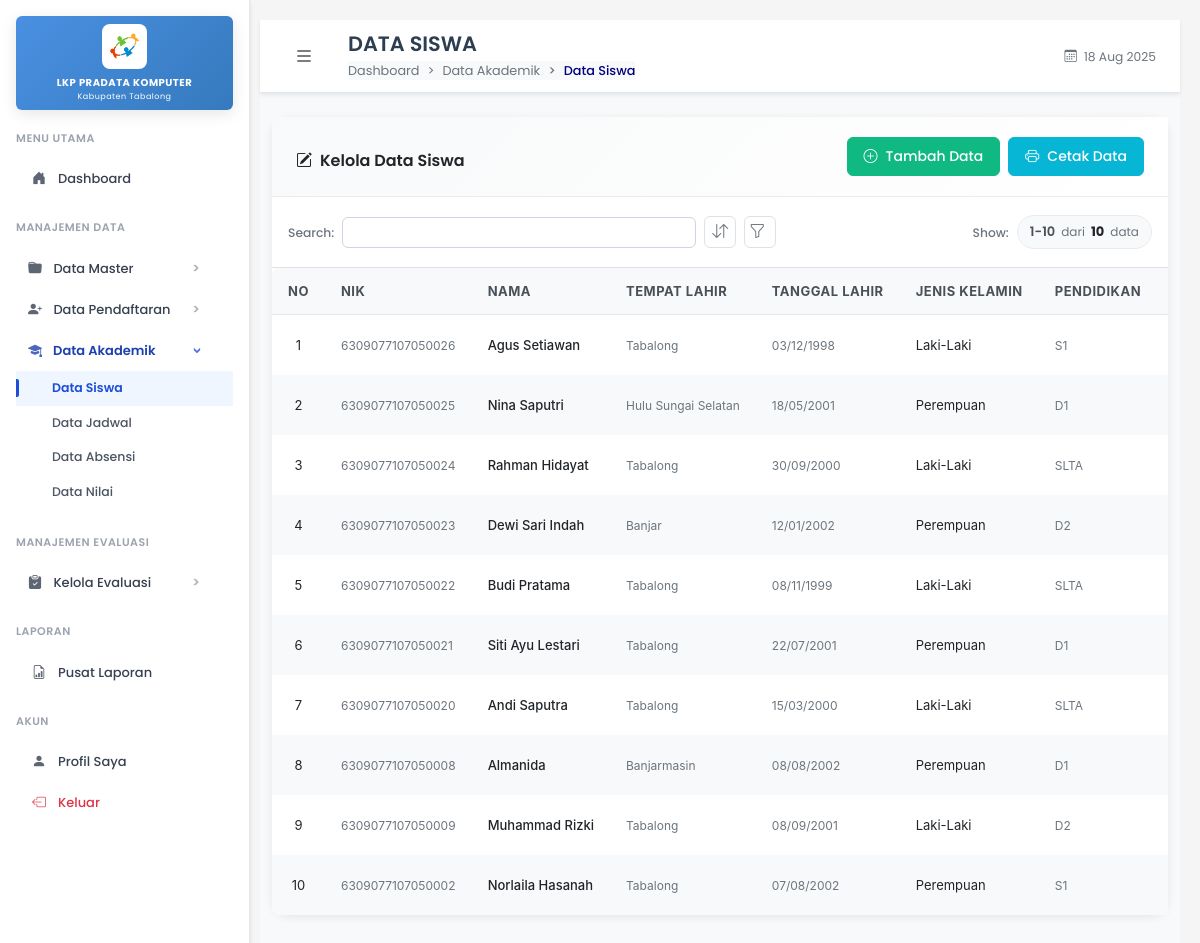
The app's page /pages/admin/siswa/index.php (signed in) with its own data.
### tables this page shows
CREATE TABLE `siswa` (
  `id_siswa` int(11) NOT NULL,
  `id_user` int(11) DEFAULT NULL,
  `id_kelas` int(11) DEFAULT NULL,
  `nik` varchar(16) DEFAULT NULL,
  `nama` varchar(100) DEFAULT NULL,
  `tempat_lahir` varchar(50) DEFAULT NULL,
  `tanggal_lahir` date DEFAULT NULL,
  `jenis_kelamin` enum('Laki-Laki','Perempuan') DEFAULT NULL,
  `pendidikan_terakhir` enum('SD','SLTP','SLTA','D1','D2','S1','S2','S3') DEFAULT NULL,
  `no_hp` varchar(20) DEFAULT NULL,
  `email` varchar(100) DEFAULT NULL,
  `alamat_lengkap` text DEFAULT NULL,
  `pas_foto` varchar(255) DEFAULT NULL,
  `ktp` varchar(255) DEFAULT NULL,
  `kk` varchar(255) DEFAULT NULL,
  `ijazah` varchar(255) DEFAULT NULL,
  `status_aktif` enum('aktif','nonaktif') DEFAULT NULL
);

### pages/admin/siswa/index.php (the view, shortened to what this page needs)
<?php
include '../../../includes/db.php';
$recordsPerPage = 20;
$currentPage = isset($_GET['page']) ? (int)$_GET['page'] : 1;
$currentPage = max(1, $currentPage);
$offset = ($currentPage - 1) * $recordsPerPage;
$countQuery = "SELECT COUNT(*) as total FROM siswa s
               LEFT JOIN user u ON s.id_user = u.id_user
               LEFT JOIN kelas k ON s.id_kelas = k.id_kelas
               LEFT JOIN gelombang g ON k.id_gelombang = g.id_gelombang";
$countResult = mysqli_query($conn, $countQuery);
$totalRecords = mysqli_fetch_assoc($countResult)['total'];
$query = "SELECT s.*, u.username, u.role, k.nama_kelas, g.nama_gelombang
          FROM siswa s
          LEFT JOIN user u ON s.id_user = u.id_user
          LEFT JOIN kelas k ON s.id_kelas = k.id_kelas
          LEFT JOIN gelombang g ON k.id_gelombang = g.id_gelombang
          ORDER BY s.id_siswa DESC
          LIMIT $recordsPerPage OFFSET $offset";
$result = mysqli_query($conn, $query);
?>
<!DOCTYPE html>
<html lang="id">
<head>
  <link rel="stylesheet" href="../../../assets/css/bootstrap.min.css" />
  <link rel="stylesheet" href="../../../assets/css/bootstrap-icons.css" />
  <link rel="stylesheet" href="../../../assets/css/fonts.css" />
  <link rel="stylesheet" href="../../../assets/css/styles.css" />
</head>
<body>
  <div class="d-flex">
    <?php include '../../../includes/sidebar/admin.php'; ?>
    <div class="flex-fill main-content">
      <nav class="top-navbar">
        <div class="container-fluid px-3 px-md-4">
          <div class="d-flex align-items-center">
            <div class="d-flex align-items-center flex-grow-1">
              <button class="btn btn-link text-dark p-2 me-3 sidebar-toggle" type="button" id="sidebarToggle">
                <i class="bi bi-list fs-4"></i>
              </button>
              <div class="page-info">
                <h2 class="page-title mb-1">DATA SISWA</h2>
                <nav aria-label="breadcrumb">
                  <ol class="breadcrumb page-breadcrumb mb-0">
                    <li class="breadcrumb-item">
                      <a href="../dashboard.php">Dashboard</a>
                    </li>
                    <li class="breadcrumb-item">
                      <a href="#">Data Akademik</a>
                    </li>
                    <li class="breadcrumb-item active" aria-current="page">Data Siswa</li>
                  </ol>
                </nav>
              </div>
            </div>
            <div class="d-flex align-items-center">
              <div class="navbar-page-info d-none d-md-block">
                <small class="text-muted">
                  <i class="bi bi-calendar3 me-1"></i>
                  <?= date('d M Y') ?>
                </small>
              </div>
            </div>
          </div>
        </div>
      </nav>
      <div class="container-fluid mt-4">
        <div class="card content-card">
          <div class="section-header">
            <div class="row align-items-center">
              <div class="col-md-6">
                <h5 class="mb-0 text-dark">
                  <i class="bi bi-pencil-square me-2"></i>Kelola Data Siswa
                </h5>
              </div>
              <div class="col-md-6 text-md-end">
                <div class="d-flex button-group-header justify-content-md-end">
                  <a href="tambah.php" class="btn btn-tambah-soft">
                    <i class="bi bi-plus-circle me-2"></i>Tambah Data
                  </a>
                  <button type="button"
                          class="btn btn-cetak-soft"
                          onclick="cetakLaporanPDF()"
                          id="btnCetakPDF"
                          title="Cetak laporan data siswa dalam format PDF">
                    <i class="bi bi-printer me-2"></i>Cetak Data
                  </button>
                </div>
              </div>
            </div>
          </div>
          <div class="p-3 border-bottom">
            <div class="row align-items-center">
              <div class="col-12">
                <div class="d-flex flex-wrap align-items-center gap-2 controls-container">
                  <div class="d-flex align-items-center search-container">
                    <label for="searchInput" class="me-2 mb-0 search-label">
                      <small>Search:</small>
                    </label>
                    <input type="search" id="searchInput" class="form-control form-control-sm search-input" />
                  </div>
                  <div class="dropdown">
                    <button class="btn btn-light btn-icon position-relative control-btn"
                            type="button"
                            data-bs-toggle="dropdown"
                            data-bs-display="static"
                            aria-expanded="false"
                            title="Sort">
                      <i class="bi bi-arrow-down-up"></i>
                    </button>
                  </div>
                  <div class="dropdown">
                    <button class="btn btn-light btn-icon position-relative control-btn"
                            type="button"
                            data-bs-toggle="dropdown"
                            aria-expanded="false"
                            id="filterButton"
                            title="Filter">
                      <i class="bi bi-funnel"></i>
                    </button>
                  </div>
                  <div class="ms-auto result-info d-flex align-items-center">
                    <label class="me-2 mb-0 search-label">
                      <small>Show:</small>
                    </label>
                    <div class="info-badge">
                      <span class="info-count"><?= (($currentPage - 1) * $recordsPerPage) + 1 ?>-<?= min($currentPage * $recordsPerPage, $totalRecords) ?></span>
                      <span class="info-separator">dari</span>
                      <span class="info-total"><?= number_format($totalRecords) ?></span>
                      <span class="info-label">data</span>
                    </div>
                  </div>
                </div>
              </div>
            </div>
          </div>
          <div class="table-responsive" style="overflow-x: auto; overflow-y: visible;">
            <table class="custom-table mb-0" id="siswaTable">
              <thead class="sticky-top">
                <tr>
                  <th>No</th>
                  <th>NIK</th>
                  <th>Nama</th>
                  <th>Tempat Lahir</th>
                  <th>Tanggal Lahir</th>
                  <th>Jenis Kelamin</th>
                  <th>Pendidikan</th>
                  <th>Telepon</th>
                </tr>
              </thead>
              <tbody>
                <?php if (mysqli_num_rows($result) > 0): ?>
                  <?php
                  $no = ($currentPage - 1) * $recordsPerPage + 1;
                  while ($siswa = mysqli_fetch_assoc($result)):
                  ?>
                    <tr>
                      <td class="text-center align-middle" style="text-align: center !important;"><?= $no++ ?></td>
                      <td class="align-middle">
                        <small><?= htmlspecialchars($siswa['nik']) ?></small>
                      </td>
                      <td class="align-middle text-nowrap">
                        <div class="fw-medium"><?= htmlspecialchars($siswa['nama']) ?></div>
                      </td>
                      <td class="align-middle text-nowrap">
                        <small><?= htmlspecialchars($siswa['tempat_lahir']) ?></small>
                      </td>
                      <td class="align-middle">
                        <small><?= date('d/m/Y', strtotime($siswa['tanggal_lahir'])) ?></small>
                      </td>
                      <td class="align-middle">
                        <?php if($siswa['jenis_kelamin'] == 'Laki-Laki'): ?>
                          <span>Laki-Laki</span>
                        <?php else: ?>
                          <span>Perempuan</span>
                        <?php endif; ?>
                      </td>
                      <td class="align-middle">
                        <small><?= htmlspecialchars($siswa['pendidikan_terakhir']) ?></small>
                      </td>
                      <td class="align-middle">
                      </td>
                    </tr>
                  <?php endwhile; ?>
                <?php endif; ?>
              </tbody>
            </table>
          </div>
        </div>
      </div>
    </div>
  </div>
</body>
</html>

### pages/admin/siswa/index.php (style rules this page uses)
.button-group-header { gap: 8px; }

### records on screen
siswa: nik "6309077107050026", nama "Agus Setiawan", tempat_lahir "Tabalong", tanggal_lahir "03/12/1998", jenis_kelamin "Laki-Laki", pendidikan_terakhir "S1"
siswa: nik "6309077107050025", nama "Nina Saputri", tempat_lahir "Hulu Sungai Selatan", tanggal_lahir "18/05/2001", jenis_kelamin "Perempuan", pendidikan_terakhir "D1"
siswa: nik "6309077107050024", nama "Rahman Hidayat", tempat_lahir "Tabalong", tanggal_lahir "30/09/2000", jenis_kelamin "Laki-Laki", pendidikan_terakhir "SLTA"
siswa: nik "6309077107050023", nama "Dewi Sari Indah", tempat_lahir "Banjar", tanggal_lahir "12/01/2002", jenis_kelamin "Perempuan", pendidikan_terakhir "D2"
siswa: nik "6309077107050022", nama "Budi Pratama", tempat_lahir "Tabalong", tanggal_lahir "08/11/1999", jenis_kelamin "Laki-Laki", pendidikan_terakhir "SLTA"
siswa: nik "6309077107050021", nama "Siti Ayu Lestari", tempat_lahir "Tabalong", tanggal_lahir "22/07/2001", jenis_kelamin "Perempuan", pendidikan_terakhir "D1"
siswa: nik "6309077107050020", nama "Andi Saputra", tempat_lahir "Tabalong", tanggal_lahir "15/03/2000", jenis_kelamin "Laki-Laki", pendidikan_terakhir "SLTA"
siswa: nik "6309077107050008", nama "Almanida", tempat_lahir "Banjarmasin", tanggal_lahir "08/08/2002", jenis_kelamin "Perempuan", pendidikan_terakhir "D1"
siswa: nik "6309077107050009", nama "Muhammad Rizki", tempat_lahir "Tabalong", tanggal_lahir "08/09/2001", jenis_kelamin "Laki-Laki", pendidikan_terakhir "D2"
siswa: nik "6309077107050002", nama "Norlaila Hasanah", tempat_lahir "Tabalong", tanggal_lahir "07/08/2002", jenis_kelamin "Perempuan", pendidikan_terakhir "S1"

### other values on screen
min($currentPage * $recordsPerPage, $totalRecords) "10"
$totalRecords "10"
